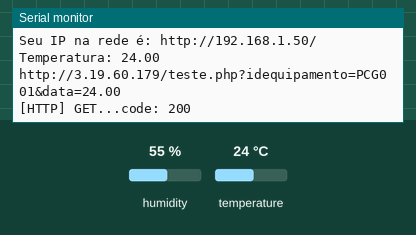
Simulated run of this sketch. Board: ESP8266 (NodeMCU). On the bench: the last lines printed to the serial monitor. Wiring (inferred from the names in the program): DHT11 sensor: data D2. Inputs (shaded band) come from the test bench; at power-on: temperature 24 °C, humidity 55 %. WiFi joins after 1.5 s; servers stay silent unless stated; uploads are accepted with an empty reply.

Above: at 2.7 s.
2.8 s: temperature set to 12 °C
At 4.92 s:
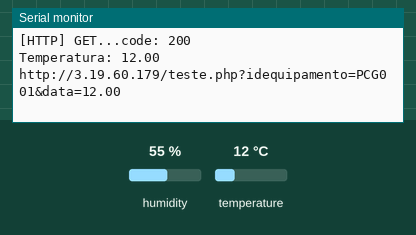
6.9 s: temperature set to 19 °C
At 8.5 s:
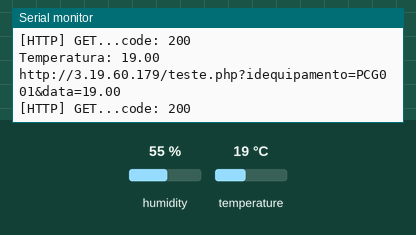
Timing chart, 0 to 10.0 s (numbered marks = the images above; inputs shaded):
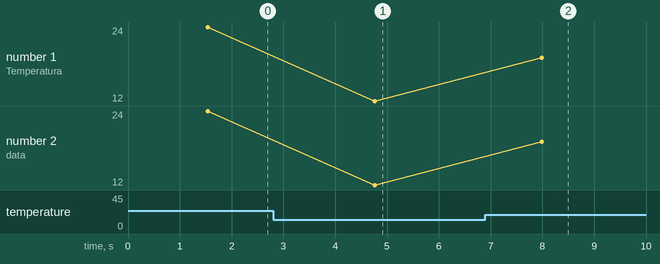

The sketch:

TEMP_wifi_005_-_com_sensor.ino
```cpp
//include libraries
#include <ESP8266HTTPClient.h>
#include <ESP8266WiFi.h>
//needed for library
#include <DNSServer.h>
#include <ESP8266WebServer.h>
#include <WiFiManager.h>         //https://github.com/tzapu/WiFiManager

#include <dht.h>
//===================DADOS A SEREM MODIFICADOS=====================
String urlservidor = "3.19.60.179";
String pgrecebe = "teste.php";
String idequipamento = "PCG001";
//=================================================================
dht DHT;

#define DHT11_PIN D2
//Define o pino de entrada de sinal ensor temperadura
void setup()
{
  Serial.begin(115200); //velocidade de baute
  delay(10);

  //connecting to wifi
  Serial.println();
  Serial.println();
  Serial.print("Conectando ao wifi ");


    WiFiManager wifiManager;

    wifiManager.autoConnect("ConfigSCG");

    Serial.println("");

    Serial.println("Wifi Conectado");

    //Mostra o ip que pegou na rede Atual.
    Serial.print("Seu IP na rede é: ");
    Serial.print("http://");
    Serial.print(WiFi.localIP());
    Serial.println("/");
}

void loop()
{
   int chk = DHT.read11(DHT11_PIN);
    if(chk == DHTLIB_OK)
     {
        Serial.print("Temperatura: ");
       Serial.println(DHT.temperature);
      }
 //================GET NA PAGINA, FORMAÇÃO DA URL ===================================
        HTTPClient http;
        String url = "http://"+ urlservidor +"/"+pgrecebe+"?idequipamento="+idequipamento+"&data="+String(DHT.temperature);
        Serial.println(url);
        http.begin(url);

        //GET method
        int httpCode = http.GET();
        if(httpCode > 0)
        {
          Serial.printf("[HTTP] GET...code: %d\n", httpCode);
          if(httpCode == HTTP_CODE_OK)
          {
              String payload = http.getString();
              Serial.println(payload);
          }
       }
       else
       {
            Serial.printf("[HTTP] GET... failed, error: %s\n", http.errorToString(httpCode).c_str());
       }
          http.end();
          delay(3000);//TEMPO DO CICLO DE ENVIO DE TEMPERATURA PARA SISTEMA
}
```

dht.h
```cpp
//
//    FILE: dht.h
//  AUTHOR: Rob Tillaart
// VERSION: 0.2.4
// PURPOSE: DHT Temperature & Humidity Sensor library for Arduino
//     URL: https://github.com/RobTillaart/Arduino/tree/master/libraries/DHTstable
//
// HISTORY:
// see dht.cpp file
//

#ifndef dht_h
#define dht_h

#if ARDUINO < 100
#include <WProgram.h>
#else
#include <Arduino.h>
#endif

#define DHT_LIB_VERSION "0.2.3 - dhtstable"

const int DHTLIB_OK              = 0;
const int DHTLIB_ERROR_CHECKSUM  = -1;
const int DHTLIB_ERROR_TIMEOUT   = -2;
const int DHTLIB_INVALID_VALUE   = -999;

const int DHTLIB_DHT11_WAKEUP    = 18;
const int DHTLIB_DHT_WAKEUP      = 1;

// max timeout is 100usec.
// For a 16Mhz proc that is max 1600 clock cycles
// loops using TIMEOUT use at least 4 clock cycli
// so 100 us takes max 400 loops
// so by dividing F_CPU by 40000 we "fail" as fast as possible
const int DHTLIB_TIMEOUT = (F_CPU/40000);

class dht
{
public:
    // return values:
    // DHTLIB_OK
    // DHTLIB_ERROR_CHECKSUM
    // DHTLIB_ERROR_TIMEOUT
    int read11(uint8_t pin);      // DHT11 & DHT12
    int read(uint8_t pin);        // DHT22

    inline int read12(uint8_t pin)   { return read11(pin); }; // ok
    inline int read21(uint8_t pin)   { return read(pin); };   // ok
    inline int read22(uint8_t pin)   { return read(pin); };   // ok
    inline int read33(uint8_t pin)   { return read(pin); };   // ok
    inline int read44(uint8_t pin)   { return read(pin); };   // ok
    inline int read2301(uint8_t pin) { return read(pin); };   // ok
    inline int read2302(uint8_t pin) { return read(pin); };   // ok
    inline int read2320(uint8_t pin) { return read(pin); };   //.ok
    inline int read2322(uint8_t pin) { return read(pin); };   // ok

    float humidity;
    float temperature;

    bool getDisableIRQ()              { return _disableIRQ; };
    void setDisableIRQ(bool b )       { _disableIRQ = b; };

private:
    uint8_t bits[5];  // buffer to receive data
    int     _readSensor(uint8_t pin, uint8_t wakeupDelay);
    bool    _disableIRQ = false;
};
#endif
//
// END OF FILE
//
```

Measured:
- after the input at 2.8 s, the serial monitor: prints a new line after 2.0 s (image 1)
- after the input at 6.9 s, the serial monitor: prints a new line after 1.1 s (image 2)
- plotted number 1: 24 → 12 after the input at 2.8 s, 12 → 19 after the input at 6.9 s
- plotted number 2: 24 → 12 after the input at 2.8 s, 12 → 19 after the input at 6.9 s
